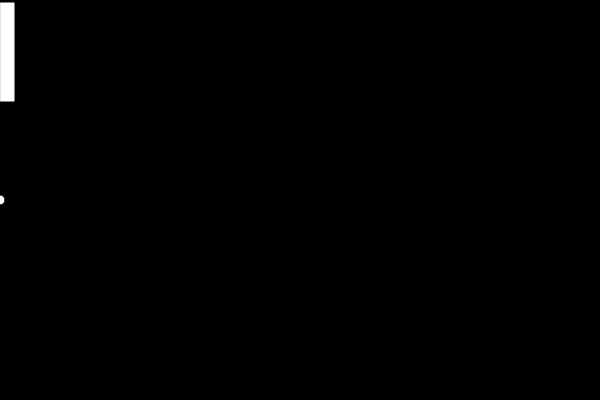
Frame 1 (no input)
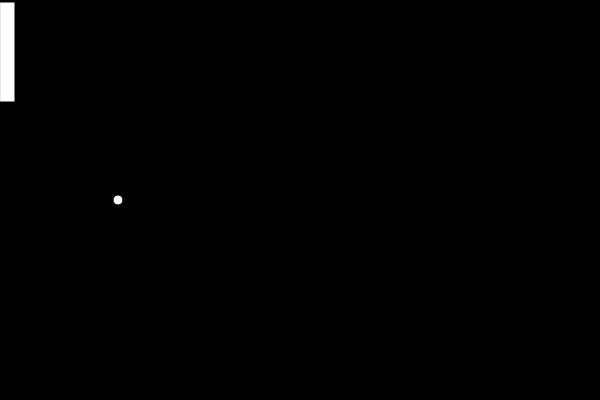
Frame 60 (no input)
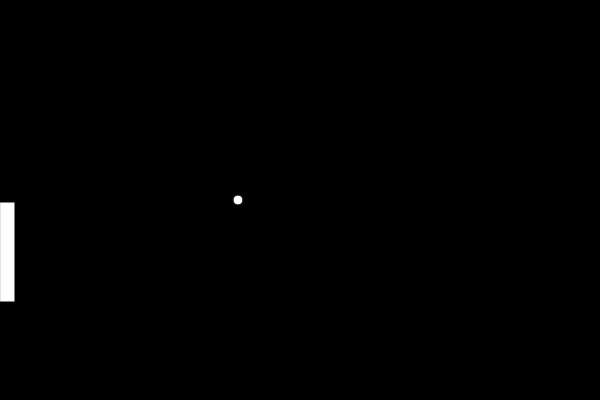
Frame 120 (the mouse pressed at the canvas centre since frame 60)

The p5.js sketch that drew these frames (run headless with seeded random() and noise() and a simulated clock; from frame 60 on, the mouse is pressed at the canvas centre):

// p5.js sketch
// ── sketch.js
var player_score = 0

var speedX = 2
var speedY = 2
var paddleSpeedY = 2

var ballX = 0
var ballY = 0
var ballspeedX = 2

var paddleX = 0
var paddleY = 0
var paddleHeight = 15
var paddleWidth = 100


var Xedge = 600
var Yedge = 400

function setup() {
  createCanvas(Xedge, Yedge)
}

function drawPaddle (x, paddleY) {
  paddleY = paddleY + speedY
  rect(x, paddleY, paddleHeight, paddleWidth)
  if(paddleY >= window.innerHeight - paddleHeight) {
    paddleY = window.innerHeight - paddleHeight
  } else if (paddleY <= 275) {
    paddleY = 275
  }
  console.log("the y axis is", paddleY)
}

function drawBall (x, y, size) {
  ellipse(x, y, size, size)
}


function draw() {
  background(0)
  drawPaddle(0, mouseY)
  drawBall(ballX, 200, 10)
  ballX = ballX + ballspeedX
  
if (ballX < 0 ) {
    ballspeedX = ballspeedX * -1
  } else if (ballX > Xedge) {
    ballspeedX = ballspeedX * -1
  }

  
  
}
  
